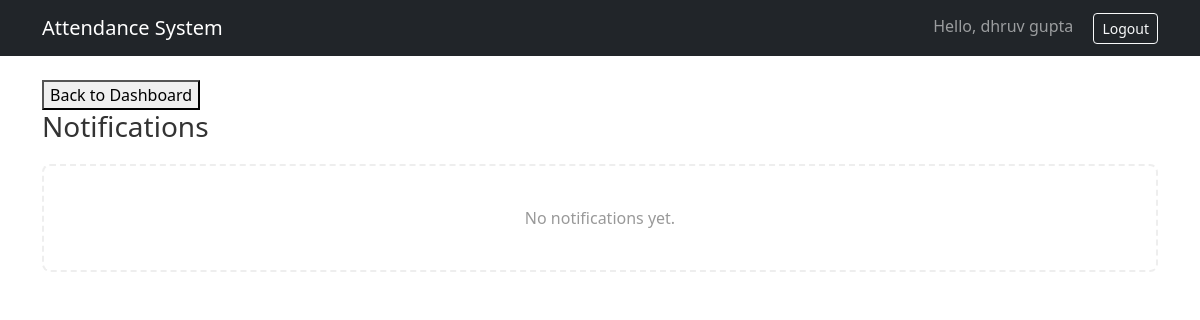
Before: /accounts/notifications/ (signed in) with the older database file.
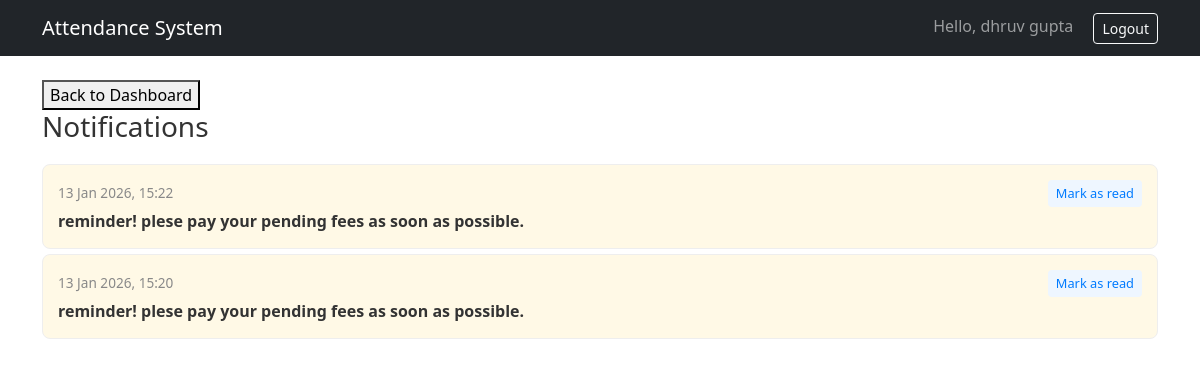
After: the same page with the newer database file.
### accounts/models.py (models this page shows, shortened)
class Notification(models.Model):
    recipient = models.ForeignKey(User, on_delete=models.CASCADE, related_name='notifications')
    message = models.TextField()
    notification_type = models.CharField(max_length=30,choices=[
        ('attendance','Attendance Update'),
        ('fees','Fees Update'),
        ('reminder','Fee Reminder'),
        ('profile','Profile Update'),
    ])
    is_read = models.BooleanField(default=False)
    created_at  =models.DateTimeField(auto_now_add=True)

### accounts/views.py (the view)
# urls.py: path('notifications/',views.notification_view,name='notification_view'),
@login_required
def notification_view(request):
    notifications = Notification.objects.filter(recipient=request.user).order_by('-created_at')
    unread_count = notifications.filter(is_read = False).count()
    return render(request,'student/notifications.html',{
        'notifications':notifications,
        'unread_count':unread_count
    })

### templates/student/notifications.html (shortened to what this page needs)
{% extends "base.html" %}
{% block content %}
<button><a href="{% url 'student_dashboard' %}">Back to Dashboard</a></button>
<h3>Notifications</h3>
<div style="margin-top: 20px;">
    {% if notifications %}
    <ul style="list-style: none; padding: 0;">
        {% for notification in notifications %}
        <li class="notification-item {% if not notification.is_read %}unread{% endif %}">
            <div style="display: flex; justify-content: space-between; align-items: flex-start;">
                <div>
                    <span style="font-size: 0.85em; color: #888;">{{ notification.created_at|date:"d M Y, H:i" }}</span>
                    <p class="notification-message {% if not notification.is_read %}unread-msg{% endif %}">
                        {{ notification.message }}
                    </p>
                </div>
                {% if not notification.is_read %}
                <a href="{% url 'mark_notification_as_read' notification.pk %}" class="read-btn">Mark as read</a>
                {% endif %}
            </div>
        </li>
        {% endfor %}
    </ul>
    {% else %}
    <div style="padding: 40px; text-align: center; color: #999; border: 2px dashed #eee; border-radius: 8px;">
        No notifications yet.
    </div>
    {% endif %}
</div>
{% endblock %}

Changed rows visible on the page:
added Notification: created_at "13 Jan 2026, 15:22", message "reminder! plese pay your pending fees as soon as possible.", is_read "Mark as read"
added Notification: created_at "13 Jan 2026, 15:20", message "reminder! plese pay your pending fees as soon as possible.", is_read "Mark as read"
Other visible differences:
text no longer shown: "No notifications yet."
